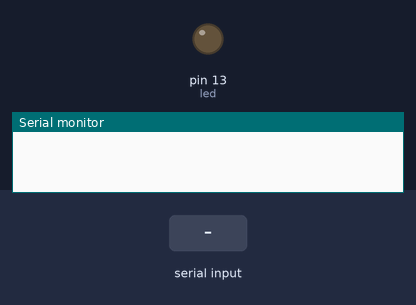
Recording of a sketch running on a simulated Arduino Uno, built with avr-gcc and run on an emulated ATmega328P. Shown: output pins drawn as LEDs (lit = HIGH), the last lines printed to the serial monitor. The test bench sets the inputs (shaded band).

Above: at 1.2 s.
1.3 s: "on" received over Serial
At 3.1 s:
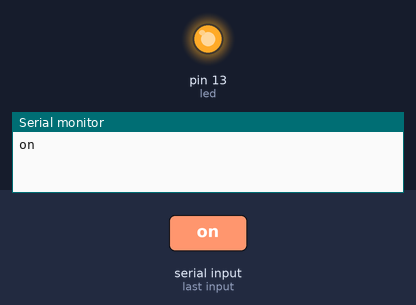
3.8 s: "off" received over Serial
At 6.2 s:
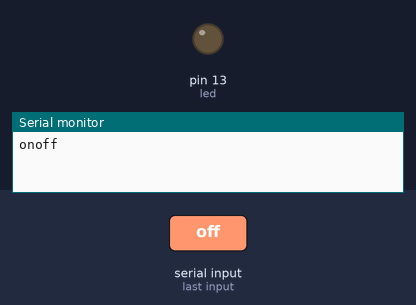
Timing chart, 0 to 7.7 s (numbered marks = the images above; inputs shaded):
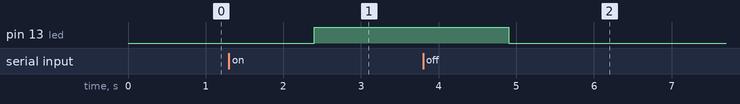

Measured:
- after the input at 1.3 s, pin 13 (led): LOW → HIGH after 1.1 s
- after the input at 3.8 s, pin 13 (led): HIGH → LOW after 1.1 s

The sketch:

voice_control.ino
```cpp
int led= 13;
String DataIn;

void setup() {
Serial.begin(9600);
pinMode(led, OUTPUT);
}

void loop() {
  if (Serial.available()) {
    DataIn = Serial.readString();
    Serial.print(DataIn);
  }
 if (DataIn == "on") {
    digitalWrite(led, HIGH);
  } if (DataIn == "off") {
    digitalWrite(led, LOW);
  }
  delay(100);
  Serial.flush();
}
```
